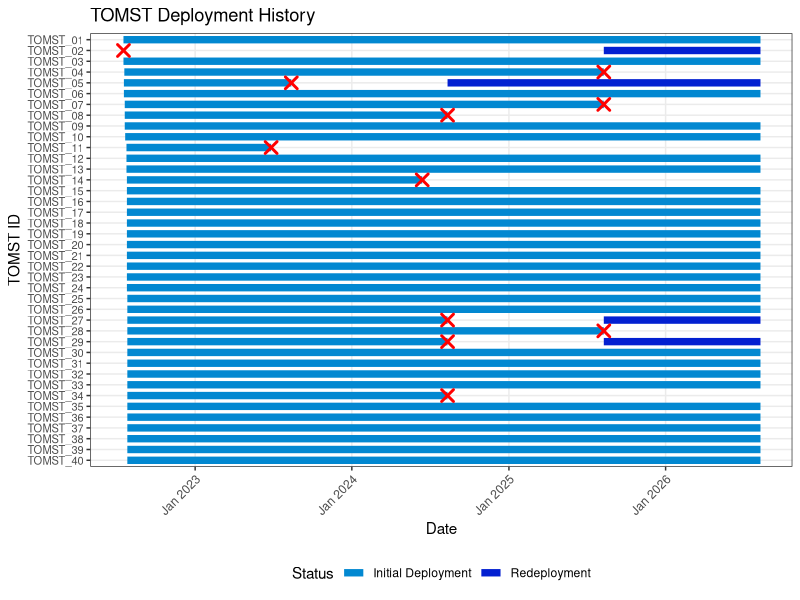

Write R code to recreate this figure.
# Graphing the deaths of the TOMST up till autumn 2026
# October 29th, 2026

# Load libraries
library(tidyverse)
library(lubridate)

# treat 'na' strings as NA
df <- read_csv("data/QHI_TOMST_deployment-history_graphable.csv", na = c("", "NA", "na")) %>%
  filter(!is.na(id))

# define when the graph should go until (i.e. 2026 downlaod date)
lastdownload <- ymd("2026-08-10")

# build segments for active and inactive intervals
segments <- df %>%
  mutate(
    deploy_date   = ymd(deploy_date),
    death_date    = ymd(death_date),
    redeploy_date = ymd(redeploy_date)
  ) %>%
  rowwise() %>%
  do({
    id <- .$id
    dep <- .$deploy_date
    death <- .$death_date
    redep <- .$redeploy_date
    
    rows <- list()
    
    if (is.na(death)) {
      # Active continuously from deployment through August 2026
      rows[[1]] <- data.frame(id = id, start = dep, end = lastdownload, status = "Initial Deployment")
    } else {
      # Active from deployment until death
      rows[[1]] <- data.frame(id = id, start = dep, end = death, status = "Initial Deployment")
      
      # Active from redeployment through August 2026 (if applicable)
      if (!is.na(redep)) {
        rows[[2]] <- data.frame(id = id, start = redep, end = lastdownload, status = "Redeployment")
      }
    }
    
    bind_rows(rows)
  }) %>%
  ungroup()

# Extract deaths
deaths <- df %>%
  mutate(death_date = ymd(death_date)) %>%
  filter(!is.na(death_date))

# Reorder TOMST IDs numerically (TOMST_01 to TOMST_40) on the Y-axis
segments <- segments %>%
  mutate(id = factor(id, levels = rev(paste0("TOMST_", sprintf("%02d", 1:40)))))

# Plot

ggplot() +
  geom_segment(
    data = segments,
    aes(y = id, x = start, xend = end, yend = id, color = status),
    linewidth = 2.5
  ) +
  geom_point(
    data = deaths,
    aes(y = id, x = death_date),
    shape = 4,
    color = "red",
    size = 3,
    stroke = 1.5
  ) +
  scale_color_manual(
    values = c(
      "Initial Deployment" = "#0288D1",  
      "Redeployment"       = "#0320D1"   
    )
  ) +
  scale_x_date(
    date_breaks = "1 year",
    date_labels = "%b %Y",
    limits = c(ymd("2022-07-15"), lastdownload)
  ) +
  labs(
    title = "TOMST Deployment History",
    x = "Date",
    y = "TOMST ID",
    color = "Status"
  ) +
  theme_bw() +
  theme(
    axis.text.y = element_text(size = 8),
    axis.text.x = element_text(angle = 45, hjust = 1),
    legend.position = "bottom",
    panel.grid.minor = element_blank()
  )
